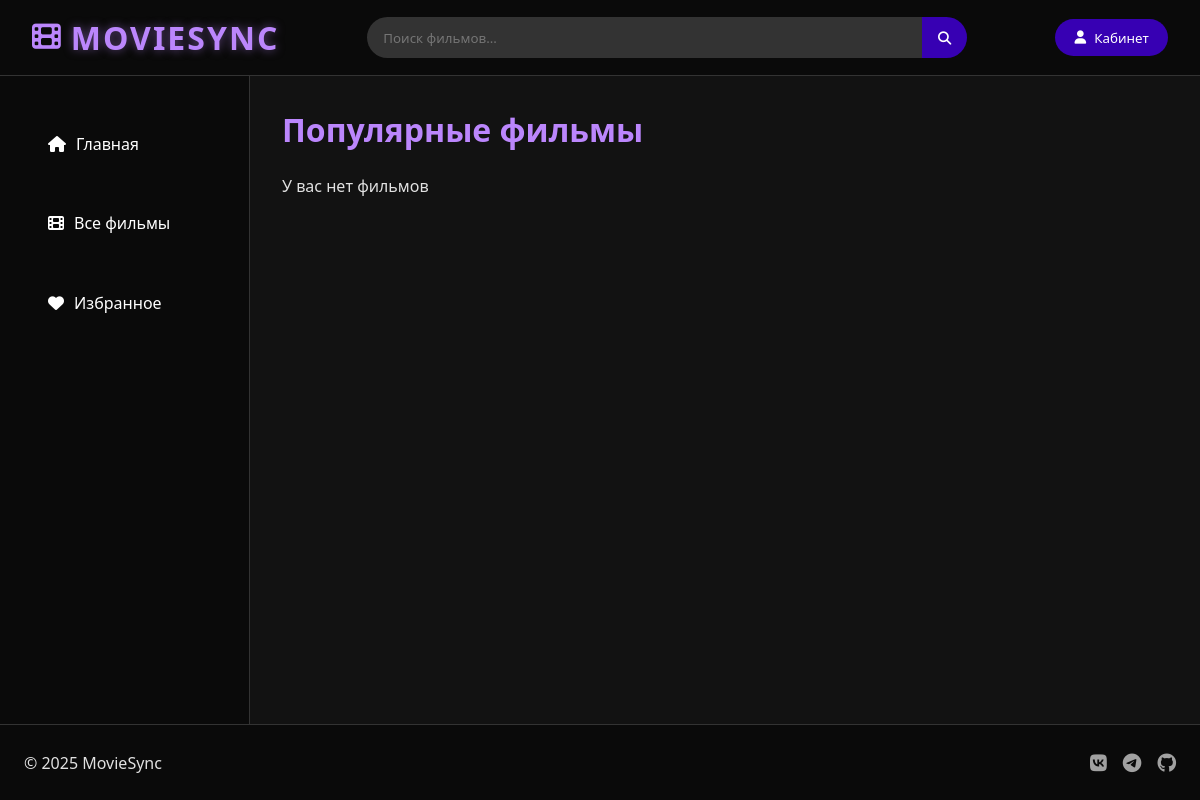
The app's page /MainScreen/, older data.
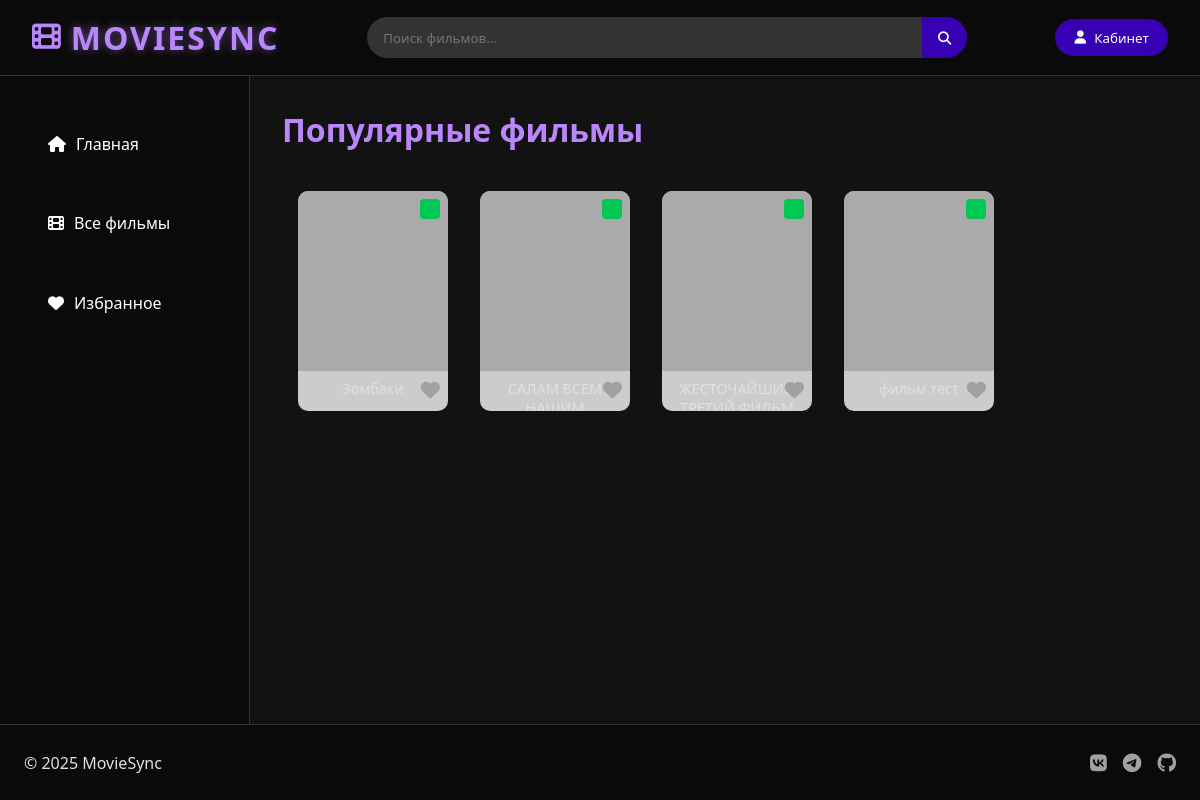
The same page, newer data.
### main/models.py (models this page shows, shortened)
class Films(models.Model):
    title = models.CharField('Название фильма',max_length=150)
    description = models.CharField('Описание фильма', max_length=350)
    picture = models.ImageField(upload_to='pictures/films')
    class Meta:
        verbose_name = 'Фильм'
        verbose_name_plural = 'Фильмы'

### main/views.py (the view)
# urls.py: path('MainScreen/', views.main_screen, name='main_screen'),
def main_screen(request):
    films = Films.objects.all()
    return render(request, 'main/MainScreen.html', {'films': films})

### main/templates/main/MainScreen.html (shortened to what this page needs)
{% load static %}
<!DOCTYPE html>
<html lang="ru">
<head>
    <link rel="stylesheet" href="{% static 'main/css/CSSFile.css'%}">
    <link rel="stylesheet" href="https://cdnjs.cloudflare.com/ajax/libs/font-awesome/6.4.0/css/all.min.css">
</head>
<body>
<header class="header">
    <a href="{% url 'main_screen' %}" class="logo">
        <i class="fas fa-film"></i>
        <span class="logo-text">MOVIESYNC</span>
    </a>
    <div class="search-bar">
        <input type="text" placeholder="Поиск фильмов...">
        <button><i class="fas fa-search"></i></button>
    </div>
    <div class="user-actions">
        <a href="">
            <button class="btn btn-profile hidden"><i class="fas fa-user"></i> Кабинет</button>
        </a>
    </div>
</header>
<div class="main-container">
    <aside class="sidebar">
        <nav>
            <ul>
                <li class="active">
                    <a href="{% url 'main_screen' %}">
                        <i class="fas fa-home"></i> Главная
                    </a>
                </li>
                <li>
                    <a href="{% url 'all_films' %}">
                        <i class="fas fa-film"></i> Все фильмы
                    </a>
                </li>
                <li>
                    <a href="{% url 'favorite' %}">
                        <i class="fas fa-heart"></i> Избранное
                    </a>
                </li>
            </ul>
        </nav>
    </aside>
    <main class="content">
        <h1>Популярные фильмы</h1>
        {% if films %}
        <div class="movie-grid">
            {% for film in films %}
            <a href="{% url 'film_detail' film.id %}" class="movie-thumbnail">
                <div class="thumbnail-poster"></div>
                <div class="movie-title-small">{{ film.title }}</div>
                <div class="rating-indicator green"></div>
                <button class="favorite-btn-no-style" onclick="showAuthWarning(event)">
                    <i class="fas fa-heart"></i>
                </button>
            </a>
            {% endfor %}
        </div>
        {% else %}
        <p>У вас нет фильмов</p>
        {% endif %}
    </div>
<footer class="footer">
    <div class="footer-content">
        <p>© 2025 MovieSync</p>
        <div class="social-links">
            <a href="#"><i class="fab fa-vk"></i></a>
            <a href="#"><i class="fab fa-telegram"></i></a>
            <a href="https://github.com/S-SwarB-B/MovieSync"><i class="fab fa-github"></i></a>
        </div>
    </div>
</footer>
</body>
</html>

Row changes from the older to the newer data that the page shows:
added Films: title "Зомбаки"
added Films: title "САЛАМ ВСЕМ…"
added Films: title "ЖЕСТОЧАЙШИЙ…"
added Films: title "фильм тест"
Text that changed along with them:
text no longer shown: "У вас нет фильмов"
